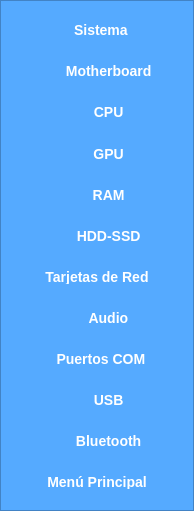
           <widget class="QFrame" name="frame_sub_hardware">
            <property name="minimumSize">
             <size>
              <width>0</width>
              <height>0</height>
             </size>
            </property>
            <property name="maximumSize">
             <size>
              <width>0</width>
              <height>16777215</height>
             </size>
            </property>
            <property name="contextMenuPolicy">
             <enum>Qt::ContextMenuPolicy::ActionsContextMenu</enum>
            </property>
            <property name="accessibleDescription">
             <string extracomment="Información del Hardware"/>
            </property>
            <property name="styleSheet">
             <string notr="true">/* Estilo del marco */
QFrame {
    background-color: rgb(85, 170, 255);
   
}</string>
            </property>
            <property name="frameShape">
             <enum>QFrame::Shape::StyledPanel</enum>
            </property>
            <property name="frameShadow">
             <enum>QFrame::Shadow::Raised</enum>
            </property>
            <layout class="QVBoxLayout" name="verticalLayout_5">
             <item>
              <widget class="QPushButton" name="btn_info_sistema">
               <property name="minimumSize">
                <size>
                 <width>170</width>
                 <height>35</height>
                </size>
               </property>
               <property name="maximumSize">
                <size>
                 <width>170</width>
                 <height>35</height>
                </size>
               </property>
               <property name="styleSheet">
                <string notr="true">/* Estilo base del botón */
QPushButton {
    background-color:qlineargradient(
    spread:pad, 
    x1:0, 
    y1:0, 
    x2:1, 
    y2:0, 
    stop:0 rgba(102, 178, 255, 255), 
    stop:0.55 rgba(61, 148, 235, 255), 
    stop:0.98 rgba(0, 0, 0, 255), 
    stop:1 rgba(0, 0, 0, 0)
);
    color: white;
    border: none;
    border-radius: 5px;
    padding: 10px 20px;
    font-size: 14px;
    font-weight: bold;
}
/* Estilo cuando el mouse pasa por encima */
QPushButton:hover {
    background-color: #0056b3;
}
/* Estilo cuando el botón es presionado */
QPushButton:pressed {
    background-color: #004085;
}</string>
               </property>
               <property name="text">
                <string>  Sistema</string>
               </property>
               <property name="icon">
                <iconset>
                 <normaloff>assets/icons/fi-sr-settings.svg</normaloff>assets/icons/fi-sr-settings.svg</iconset>
               </property>
               <property name="iconSize">
                <size>
                 <width>35</width>
                 <height>35</height>
                </size>
               </property>
              </widget>
             </item>
             <item>
              <widget class="QPushButton" name="btn_info_mbd">
               <property name="minimumSize">
                <size>
                 <width>170</width>
                 <height>35</height>
                </size>
               </property>
               <property name="maximumSize">
                <size>
                 <width>170</width>
                 <height>35</height>
                </size>
               </property>
               <property name="styleSheet">
                <string notr="true">/* Estilo base del botón */
QPushButton {
    background-color: qlineargradient(
    spread:pad, 
    x1:0, 
    y1:0, 
    x2:1, 
    y2:0, 
    stop:0 rgba(102, 178, 255, 255), 
    stop:0.55 rgba(61, 148, 235, 255), 
    stop:0.98 rgba(0, 0, 0, 255), 
    stop:1 rgba(0, 0, 0, 0)
);
    color: white;
    border: none;
    border-radius: 5px;
    padding: 10px 20px;
    font-size: 14px;
    font-weight: bold;
}
/* Estilo cuando el mouse pasa por encima */
QPushButton:hover {
    background-color: #0056b3;
}
/* Estilo cuando el botón es presionado */
QPushButton:pressed {
    background-color: #004085;
}</string>
               </property>
               <property name="text">
                <string>      Motherboard</string>
               </property>
               <property name="icon">
                <iconset>
                 <normaloff>assets/icons/mbd_01.svg</normaloff>assets/icons/mbd_01.svg</iconset>
               </property>
               <property name="iconSize">
                <size>
                 <width>28</width>
                 <height>29</height>
                </size>
               </property>
              </widget>
             </item>
             <item>
              <widget class="QPushButton" name="btn_info_cpu">
               <property name="minimumSize">
                <size>
                 <width>170</width>
                 <height>35</height>
                </size>
               </property>
               <property name="maximumSize">
                <size>
                 <width>170</width>
                 <height>40</height>
                </size>
               </property>
               <property name="styleSheet">
                <string notr="true">/* Estilo base del botón */
QPushButton {
    background-color: qlineargradient(
    spread:pad, 
    x1:0, 
    y1:0, 
    x2:1, 
    y2:0, 
    stop:0 rgba(102, 178, 255, 255), 
    stop:0.55 rgba(61, 148, 235, 255), 
    stop:0.98 rgba(0, 0, 0, 255), 
    stop:1 rgba(0, 0, 0, 0)
);
    color: white;
    border: none;
    border-radius: 5px;
    padding: 10px 20px;
    font-size: 14px;
    font-weight: bold;
}
/* Estilo cuando el mouse pasa por encima */
QPushButton:hover {
    background-color: #0056b3;
}
/* Estilo cuando el botón es presionado */
QPushButton:pressed {
    background-color: #004085;
}</string>
               </property>
               <property name="text">
                <string>      CPU</string>
               </property>
               <property name="icon">
                <iconset>
                 <normaloff>assets/icons/cpu01.svg</normaloff>assets/icons/cpu01.svg</iconset>
               </property>
               <property name="iconSize">
                <size>
                 <width>28</width>
                 <height>28</height>
                </size>
               </property>
               <property name="shortcut">
                <string>Ctrl+R</string>
               </property>
              </widget>
             </item>
             <item>
              <widget class="QPushButton" name="btn_info_gpu">
               <property name="minimumSize">
                <size>
                 <width>170</width>
                 <height>35</height>
                </size>
               </property>
               <property name="maximumSize">
                <size>
                 <width>170</width>
                 <height>35</height>
                </size>
               </property>
               <property name="styleSheet">
                <string notr="true">/* Estilo base del botón */
QPushButton {
    background-color:qlineargradient(
    spread:pad, 
    x1:0, 
    y1:0, 
    x2:1, 
    y2:0, 
    stop:0 rgba(102, 178, 255, 255), 
    stop:0.55 rgba(61, 148, 235, 255), 
    stop:0.98 rgba(0, 0, 0, 255), 
    stop:1 rgba(0, 0, 0, 0)
);
    color: white;
    border: none;
    border-radius: 5px;
    padding: 10px 20px;
    font-size: 14px;
    font-weight: bold;
}
/* Estilo cuando el mouse pasa por encima */
QPushButton:hover {
    background-color: #0056b3;
}
/* Estilo cuando el botón es presionado */
QPushButton:pressed {
    background-color: #004085;
}</string>
               </property>
               <property name="text">
                <string>      GPU</string>
               </property>
               <property name="icon">
                <iconset>
                 <normaloff>assets/icons/Grafica01.svg</normaloff>assets/icons/Grafica01.svg</iconset>
               </property>
               <property name="iconSize">
                <size>
                 <width>28</width>
                 <height>28</height>
                </size>
               </property>
              </widget>
             </item>
             <item>
              <widget class="QPushButton" name="btn_info_ram">
               <property name="minimumSize">
                <size>
                 <width>170</width>
                 <height>35</height>
                </size>
               </property>
               <property name="maximumSize">
                <size>
                 <width>170</width>
                 <height>35</height>
                </size>
               </property>
               <property name="styleSheet">
                <string notr="true">/* Estilo base del botón */
QPushButton {
    background-color: qlineargradient(
    spread:pad, 
    x1:0, 
    y1:0, 
    x2:1, 
    y2:0, 
    stop:0 rgba(102, 178, 255, 255), 
    stop:0.55 rgba(61, 148, 235, 255), 
    stop:0.98 rgba(0, 0, 0, 255), 
    stop:1 rgba(0, 0, 0, 0)
);
    color: white;
    border: none;
    border-radius: 5px;
    padding: 10px 20px;
    font-size: 14px;
    font-weight: bold;
}
/* Estilo cuando el mouse pasa por encima */
QPushButton:hover {
    background-color: #0056b3;
}
/* Estilo cuando el botón es presionado */
QPushButton:pressed {
    background-color: #004085;
}</string>
               </property>
               <property name="text">
                <string>      RAM</string>
               </property>
               <property name="icon">
                <iconset>
                 <normaloff>assets/icons/RAM.svg</normaloff>assets/icons/RAM.svg</iconset>
               </property>
               <property name="iconSize">
                <size>
                 <width>28</width>
                 <height>28</height>
                </size>
               </property>
              </widget>
             </item>
             <item>
              <widget class="QPushButton" name="btn_info_hdd">
               <property name="minimumSize">
                <size>
                 <width>170</width>
                 <height>35</height>
                </size>
               </property>
               <property name="maximumSize">
                <size>
                 <width>170</width>
                 <height>35</height>
                </size>
               </property>
               <property name="styleSheet">
                <string notr="true">/* Estilo base del botón */
QPushButton {
    background-color:qlineargradient(
    spread:pad, 
    x1:0, 
    y1:0, 
    x2:1, 
    y2:0, 
    stop:0 rgba(102, 178, 255, 255), 
    stop:0.55 rgba(61, 148, 235, 255), 
    stop:0.98 rgba(0, 0, 0, 255), 
    stop:1 rgba(0, 0, 0, 0)
);
    color: white;
    border: none;
    border-radius: 5px;
    padding: 10px 20px;
    font-size: 14px;
    font-weight: bold;
}
/* Estilo cuando el mouse pasa por encima */
QPushButton:hover {
    background-color: #0056b3;
}
/* Estilo cuando el botón es presionado */
QPushButton:pressed {
    background-color: #004085;
}</string>
               </property>
               <property name="text">
                <string>      HDD-SSD</string>
               </property>
               <property name="icon">
                <iconset>
                 <normaloff>assets/icons/hdd2.svg</normaloff>assets/icons/hdd2.svg</iconset>
               </property>
               <property name="iconSize">
                <size>
                 <width>28</width>
                 <height>28</height>
                </size>
               </property>
              </widget>
             </item>
             <item>
              <widget class="QPushButton" name="btn_info_nic">
               <property name="minimumSize">
                <size>
                 <width>170</width>
                 <height>35</height>
                </size>
               </property>
               <property name="maximumSize">
                <size>
                 <width>170</width>
                 <height>35</height>
                </size>
               </property>
               <property name="styleSheet">
                <string notr="true">/* Estilo base del botón */
QPushButton {
    background-color: qlineargradient(
    spread:pad, 
    x1:0, 
    y1:0, 
    x2:1, 
    y2:0, 
    stop:0 rgba(102, 178, 255, 255), 
    stop:0.55 rgba(61, 148, 235, 255), 
    stop:0.98 rgba(0, 0, 0, 255), 
    stop:1 rgba(0, 0, 0, 0)
);
    color: white;
    border: none;
    border-radius: 5px;
    padding: 10px 20px;
    font-size: 14px;
    font-weight: bold;
}
/* Estilo cuando el mouse pasa por encima */
QPushButton:hover {
    background-color: #0056b3;
}
/* Estilo cuando el botón es presionado */
QPushButton:pressed {
    background-color: #004085;
}</string>
               </property>
               <property name="text">
                <string>Tarjetas de Red</string>
               </property>
               <property name="icon">
                <iconset>
                 <normaloff>assets/icons/nic01.svg</normaloff>assets/icons/nic01.svg</iconset>
               </property>
               <property name="iconSize">
                <size>
                 <width>28</width>
                 <height>28</height>
                </size>
               </property>
              </widget>
             </item>
             <item>
              <widget class="QPushButton" name="btn_info_audio">
               <property name="minimumSize">
                <size>
                 <width>170</width>
                 <height>35</height>
                </size>
               </property>
               <property name="maximumSize">
                <size>
                 <width>170</width>
                 <height>35</height>
                </size>
               </property>
               <property name="styleSheet">
                <string notr="true">/* Estilo base del botón */
QPushButton {
    background-color: qlineargradient(
    spread:pad, 
    x1:0, 
    y1:0, 
    x2:1, 
    y2:0, 
    stop:0 rgba(102, 178, 255, 255), 
    stop:0.55 rgba(61, 148, 235, 255), 
    stop:0.98 rgba(0, 0, 0, 255), 
    stop:1 rgba(0, 0, 0, 0)
);
    color: white;
    border: none;
    border-radius: 5px;
    padding: 10px 20px;
    font-size: 14px;
    font-weight: bold;
}
/* Estilo cuando el mouse pasa por encima */
QPushButton:hover {
    background-color: #0056b3;
}
/* Estilo cuando el botón es presionado */
QPushButton:pressed {
    background-color: #004085;
}</string>
               </property>
               <property name="text">
                <string>      Audio</string>
               </property>
               <property name="icon">
                <iconset>
                 <normaloff>assets/icons/audio01.svg</normaloff>assets/icons/audio01.svg</iconset>
               </property>
               <property name="iconSize">
                <size>
                 <width>28</width>
                 <height>28</height>
                </size>
               </property>
              </widget>
             </item>
             <item>
              <widget class="QPushButton" name="btn_info_com">
               <property name="minimumSize">
                <size>
                 <width>170</width>
                 <height>35</height>
                </size>
               </property>
               <property name="maximumSize">
                <size>
                 <width>170</width>
                 <height>35</height>
                </size>
               </property>
               <property name="styleSheet">
                <string notr="true">/* Estilo base del botón */
QPushButton {
    background-color: qlineargradient(
    spread:pad, 
    x1:0, 
    y1:0, 
    x2:1, 
    y2:0, 
    stop:0 rgba(102, 178, 255, 255), 
    stop:0.55 rgba(61, 148, 235, 255), 
    stop:0.98 rgba(0, 0, 0, 255), 
    stop:1 rgba(0, 0, 0, 0)
);
    color: white;
    border: none;
    border-radius: 5px;
    padding: 10px 20px;
    font-size: 14px;
    font-weight: bold;
}
/* Estilo cuando el mouse pasa por encima */
QPushButton:hover {
    background-color: #0056b3;
}
/* Estilo cuando el botón es presionado */
QPushButton:pressed {
    background-color: #004085;
}</string>
               </property>
               <property name="text">
                <string>  Puertos COM</string>
               </property>
               <property name="icon">
                <iconset>
                 <normaloff>assets/icons/com02.svg</normaloff>assets/icons/com02.svg</iconset>
               </property>
               <property name="iconSize">
                <size>
                 <width>35</width>
                 <height>35</height>
                </size>
               </property>
              </widget>
             </item>
             <item>
              <widget class="QPushButton" name="btn_info_usb">
               <property name="minimumSize">
                <size>
                 <width>170</width>
                 <height>35</height>
                </size>
               </property>
               <property name="maximumSize">
                <size>
                 <width>170</width>
                 <height>35</height>
                </size>
               </property>
               <property name="styleSheet">
                <string notr="true">/* Estilo base del botón */
QPushButton {
    background-color: qlineargradient(
    spread:pad, 
    x1:0, 
    y1:0, 
    x2:1, 
    y2:0, 
    stop:0 rgba(102, 178, 255, 255), 
    stop:0.55 rgba(61, 148, 235, 255), 
    stop:0.98 rgba(0, 0, 0, 255), 
    stop:1 rgba(0, 0, 0, 0)
);
    color: white;
    border: none;
    border-radius: 5px;
    padding: 10px 20px;
    font-size: 14px;
    font-weight: bold;
}
/* Estilo cuando el mouse pasa por encima */
QPushButton:hover {
    background-color: #0056b3;
}
/* Estilo cuando el botón es presionado */
QPushButton:pressed {
    background-color: #004085;
}</string>
               </property>
               <property name="text">
                <string>      USB</string>
               </property>
               <property name="icon">
                <iconset>
                 <normaloff>assets/icons/usb1.svg</normaloff>assets/icons/usb1.svg</iconset>
               </property>
               <property name="iconSize">
                <size>
                 <width>28</width>
                 <height>28</height>
                </size>
               </property>
              </widget>
             </item>
             <item>
              <widget class="QPushButton" name="btn_info_bth">
               <property name="minimumSize">
                <size>
                 <width>170</width>
                 <height>35</height>
                </size>
               </property>
               <property name="maximumSize">
                <size>
                 <width>170</width>
                 <height>35</height>
                </size>
               </property>
               <property name="styleSheet">
                <string notr="true">/* Estilo base del botón */
QPushButton {
    background-color: qlineargradient(
    spread:pad, 
    x1:0, 
    y1:0, 
    x2:1, 
    y2:0, 
    stop:0 rgba(102, 178, 255, 255), 
    stop:0.55 rgba(61, 148, 235, 255), 
    stop:0.98 rgba(0, 0, 0, 255), 
    stop:1 rgba(0, 0, 0, 0)
);
    color: white;
    border: none;
    border-radius: 5px;
    padding: 10px 20px;
    font-size: 14px;
    font-weight: bold;
}
/* Estilo cuando el mouse pasa por encima */
QPushButton:hover {
    background-color: #0056b3;
}
/* Estilo cuando el botón es presionado */
QPushButton:pressed {
    background-color: #004085;
}</string>
               </property>
               <property name="text">
                <string>      Bluetooth</string>
               </property>
               <property name="icon">
                <iconset>
                 <normaloff>assets/icons/bluetootht.svg</normaloff>assets/icons/bluetootht.svg</iconset>
               </property>
               <property name="iconSize">
                <size>
                 <width>28</width>
                 <height>28</height>
                </size>
               </property>
              </widget>
             </item>
             <item>
              <widget class="QPushButton" name="btn_regresar_menu">
               <property name="minimumSize">
                <size>
                 <width>170</width>
                 <height>35</height>
                </size>
               </property>
               <property name="maximumSize">
                <size>
                 <width>170</width>
                 <height>35</height>
                </size>
               </property>
               <property name="styleSheet">
                <string notr="true">/* Estilo base del botón */
QPushButton {
    background-color:qlineargradient(
    spread:pad, 
    x1:0, 
    y1:0, 
    x2:1, 
    y2:0, 
    stop:0 rgba(102, 178, 255, 255), 
    stop:0.55 rgba(61, 148, 235, 255), 
    stop:0.98 rgba(0, 0, 0, 255), 
    stop:1 rgba(0, 0, 0, 0)
);
    color: white;
    border: none;
    border-radius: 5px;
    padding: 10px 20px;
    font-size: 14px;
    font-weight: bold;
}
/* Estilo cuando el mouse pasa por encima */
QPushButton:hover {
    background-color: #0056b3;
}
/* Estilo cuando el botón es presionado */
QPushButton:pressed {
    background-color: #004085;
}</string>
               </property>
               <property name="text">
                <string>Menú Principal</string>
               </property>
               <property name="icon">
                <iconset>
                 <normaloff>assets/icons/fi-sr-angle-double-small-left.svg</normaloff>assets/icons/fi-sr-angle-double-small-left.svg</iconset>
               </property>
               <property name="iconSize">
                <size>
                 <width>35</width>
                 <height>35</height>
                </size>
               </property>
              </widget>
             </item>
            </layout>
           </widget>
